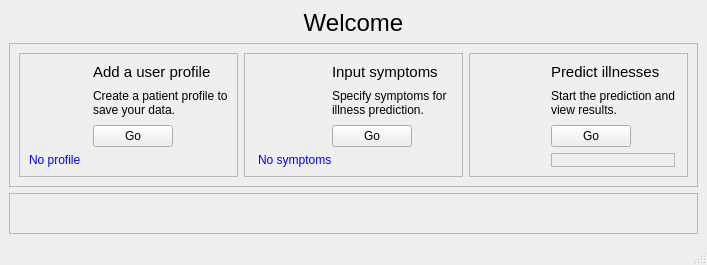
<?xml version="1.0" encoding="UTF-8"?>
<ui version="4.0">
 <class>MainWindow</class>
 <widget class="QMainWindow" name="MainWindow">
  <property name="geometry">
   <rect>
    <x>0</x>
    <y>0</y>
    <width>707</width>
    <height>265</height>
   </rect>
  </property>
  <property name="windowTitle">
   <string>Illness prediction system</string>
  </property>
  <widget class="QWidget" name="centralwidget">
   <layout class="QVBoxLayout" name="verticalLayout">
    <item>
     <widget class="QLabel" name="label_4">
      <property name="sizePolicy">
       <sizepolicy hsizetype="Preferred" vsizetype="Fixed">
        <horstretch>0</horstretch>
        <verstretch>0</verstretch>
       </sizepolicy>
      </property>
      <property name="maximumSize">
       <size>
        <width>16777215</width>
        <height>999</height>
       </size>
      </property>
      <property name="font">
       <font>
        <pointsize>18</pointsize>
        <bold>false</bold>
       </font>
      </property>
      <property name="autoFillBackground">
       <bool>false</bool>
      </property>
      <property name="text">
       <string>Welcome</string>
      </property>
      <property name="alignment">
       <set>Qt::AlignmentFlag::AlignCenter</set>
      </property>
     </widget>
    </item>
    <item>
     <widget class="QFrame" name="frame_4">
      <property name="sizePolicy">
       <sizepolicy hsizetype="Expanding" vsizetype="Fixed">
        <horstretch>0</horstretch>
        <verstretch>0</verstretch>
       </sizepolicy>
      </property>
      <property name="frameShape">
       <enum>QFrame::Shape::StyledPanel</enum>
      </property>
      <property name="frameShadow">
       <enum>QFrame::Shadow::Raised</enum>
      </property>
      <layout class="QHBoxLayout" name="horizontalLayout">
       <item>
        <widget class="QFrame" name="frame">
         <property name="sizePolicy">
          <sizepolicy hsizetype="Expanding" vsizetype="Preferred">
           <horstretch>0</horstretch>
           <verstretch>0</verstretch>
          </sizepolicy>
         </property>
         <property name="frameShape">
          <enum>QFrame::Shape::StyledPanel</enum>
         </property>
         <property name="frameShadow">
          <enum>QFrame::Shadow::Raised</enum>
         </property>
         <layout class="QGridLayout" name="gridLayout">
          <item row="0" column="1">
           <widget class="QLabel" name="label_10">
            <property name="sizePolicy">
             <sizepolicy hsizetype="Fixed" vsizetype="Fixed">
              <horstretch>0</horstretch>
              <verstretch>0</verstretch>
             </sizepolicy>
            </property>
            <property name="font">
             <font>
              <pointsize>11</pointsize>
              <bold>false</bold>
             </font>
            </property>
            <property name="text">
             <string>Add a user profile</string>
            </property>
           </widget>
          </item>
          <item row="1" column="1">
           <widget class="QLabel" name="label_8">
            <property name="sizePolicy">
             <sizepolicy hsizetype="Fixed" vsizetype="Expanding">
              <horstretch>0</horstretch>
              <verstretch>0</verstretch>
             </sizepolicy>
            </property>
            <property name="minimumSize">
             <size>
              <width>0</width>
              <height>32</height>
             </size>
            </property>
            <property name="text">
             <string>Create a patient profile to save your data.</string>
            </property>
            <property name="wordWrap">
             <bool>true</bool>
            </property>
           </widget>
          </item>
          <item row="0" column="0" rowspan="3">
           <widget class="QLabel" name="lblProfile">
            <property name="sizePolicy">
             <sizepolicy hsizetype="Fixed" vsizetype="Fixed">
              <horstretch>64</horstretch>
              <verstretch>64</verstretch>
             </sizepolicy>
            </property>
            <property name="maximumSize">
             <size>
              <width>64</width>
              <height>64</height>
             </size>
            </property>
            <property name="text">
             <string>&lt;html&gt;&lt;head/&gt;&lt;body&gt;&lt;p&gt;&lt;img src=&quot;:/resources/images/profile.png&quot;/&gt;&lt;img src=&quot;:/resources/images/profile.png&quot; width=&quot;64&quot; height=&quot;64&quot;/&gt;&lt;/p&gt;&lt;/body&gt;&lt;/html&gt;</string>
            </property>
            <property name="textFormat">
             <enum>Qt::TextFormat::AutoText</enum>
            </property>
            <property name="scaledContents">
             <bool>false</bool>
            </property>
            <property name="alignment">
             <set>Qt::AlignmentFlag::AlignRight|Qt::AlignmentFlag::AlignTrailing|Qt::AlignmentFlag::AlignVCenter</set>
            </property>
           </widget>
          </item>
          <item row="2" column="1">
           <widget class="QPushButton" name="btnProfile">
            <property name="sizePolicy">
             <sizepolicy hsizetype="Fixed" vsizetype="Fixed">
              <horstretch>0</horstretch>
              <verstretch>0</verstretch>
             </sizepolicy>
            </property>
            <property name="text">
             <string>Go</string>
            </property>
           </widget>
          </item>
          <item row="3" column="0" colspan="2">
           <widget class="QLabel" name="lblProfileStatus">
            <property name="text">
             <string>&lt;html&gt;&lt;head/&gt;&lt;body&gt;&lt;p&gt;&lt;span style=&quot; color:#0000ff;&quot;&gt;No profile&lt;/span&gt;&lt;/p&gt;&lt;/body&gt;&lt;/html&gt;</string>
            </property>
           </widget>
          </item>
         </layout>
        </widget>
       </item>
       <item>
        <widget class="QFrame" name="frame_3">
         <property name="sizePolicy">
          <sizepolicy hsizetype="Expanding" vsizetype="Preferred">
           <horstretch>0</horstretch>
           <verstretch>0</verstretch>
          </sizepolicy>
         </property>
         <property name="frameShape">
          <enum>QFrame::Shape::StyledPanel</enum>
         </property>
         <property name="frameShadow">
          <enum>QFrame::Shadow::Raised</enum>
         </property>
         <layout class="QGridLayout" name="gridLayout_3">
          <item row="0" column="1">
           <widget class="QLabel" name="label_13">
            <property name="sizePolicy">
             <sizepolicy hsizetype="Fixed" vsizetype="Fixed">
              <horstretch>0</horstretch>
              <verstretch>0</verstretch>
             </sizepolicy>
            </property>
            <property name="font">
             <font>
              <pointsize>11</pointsize>
              <bold>false</bold>
             </font>
            </property>
            <property name="text">
             <string>Input symptoms</string>
            </property>
           </widget>
          </item>
          <item row="1" column="1">
           <widget class="QLabel" name="label_14">
            <property name="sizePolicy">
             <sizepolicy hsizetype="Fixed" vsizetype="Expanding">
              <horstretch>0</horstretch>
              <verstretch>0</verstretch>
             </sizepolicy>
            </property>
            <property name="minimumSize">
             <size>
              <width>0</width>
              <height>32</height>
             </size>
            </property>
            <property name="text">
             <string>Specify symptoms for illness prediction.</string>
            </property>
            <property name="wordWrap">
             <bool>true</bool>
            </property>
           </widget>
          </item>
          <item row="2" column="1">
           <widget class="QPushButton" name="btnSymptoms">
            <property name="sizePolicy">
             <sizepolicy hsizetype="Fixed" vsizetype="Fixed">
              <horstretch>0</horstretch>
              <verstretch>0</verstretch>
             </sizepolicy>
            </property>
            <property name="text">
             <string>Go</string>
            </property>
           </widget>
          </item>
          <item row="0" column="0" rowspan="3">
           <widget class="QLabel" name="lblSymptoms">
            <property name="sizePolicy">
             <sizepolicy hsizetype="Fixed" vsizetype="Fixed">
              <horstretch>64</horstretch>
              <verstretch>64</verstretch>
             </sizepolicy>
            </property>
            <property name="maximumSize">
             <size>
              <width>64</width>
              <height>64</height>
             </size>
            </property>
            <property name="text">
             <string>&lt;html&gt;&lt;head/&gt;&lt;body&gt;&lt;p&gt;&lt;img width=64 height=64 src=&quot;:/resources/images/symptoms.png&quot;/&gt;&lt;/p&gt;&lt;/body&gt;&lt;/html&gt;</string>
            </property>
            <property name="textFormat">
             <enum>Qt::TextFormat::AutoText</enum>
            </property>
            <property name="scaledContents">
             <bool>false</bool>
            </property>
            <property name="alignment">
             <set>Qt::AlignmentFlag::AlignRight|Qt::AlignmentFlag::AlignTrailing|Qt::AlignmentFlag::AlignVCenter</set>
            </property>
           </widget>
          </item>
          <item row="3" column="0" colspan="2">
           <widget class="QLabel" name="lblSymptomsStatus">
            <property name="text">
             <string>&lt;html&gt;&lt;head/&gt;&lt;body&gt;&lt;p&gt;&lt;span style=&quot; color:#0000ff;&quot;&gt;No symptoms&lt;/span&gt;&lt;/p&gt;&lt;/body&gt;&lt;/html&gt;</string>
            </property>
           </widget>
          </item>
         </layout>
        </widget>
       </item>
       <item>
        <widget class="QFrame" name="frame_2">
         <property name="sizePolicy">
          <sizepolicy hsizetype="Expanding" vsizetype="Preferred">
           <horstretch>0</horstretch>
           <verstretch>0</verstretch>
          </sizepolicy>
         </property>
         <property name="frameShape">
          <enum>QFrame::Shape::StyledPanel</enum>
         </property>
         <property name="frameShadow">
          <enum>QFrame::Shadow::Raised</enum>
         </property>
         <layout class="QGridLayout" name="gridLayout_2">
          <item row="2" column="1">
           <widget class="QPushButton" name="btnResults">
            <property name="sizePolicy">
             <sizepolicy hsizetype="Fixed" vsizetype="Fixed">
              <horstretch>0</horstretch>
              <verstretch>0</verstretch>
             </sizepolicy>
            </property>
            <property name="text">
             <string>Go</string>
            </property>
           </widget>
          </item>
          <item row="0" column="0" rowspan="3">
           <widget class="QLabel" name="lblResults">
            <property name="sizePolicy">
             <sizepolicy hsizetype="Fixed" vsizetype="Fixed">
              <horstretch>64</horstretch>
              <verstretch>64</verstretch>
             </sizepolicy>
            </property>
            <property name="maximumSize">
             <size>
              <width>64</width>
              <height>64</height>
             </size>
            </property>
            <property name="text">
             <string>&lt;html&gt;&lt;head/&gt;&lt;body&gt;&lt;p&gt;&lt;img src=&quot;:/resources/images/result.png&quot;/&gt;&lt;/p&gt;&lt;/body&gt;&lt;/html&gt;</string>
            </property>
            <property name="textFormat">
             <enum>Qt::TextFormat::AutoText</enum>
            </property>
            <property name="scaledContents">
             <bool>false</bool>
            </property>
            <property name="alignment">
             <set>Qt::AlignmentFlag::AlignRight|Qt::AlignmentFlag::AlignTrailing|Qt::AlignmentFlag::AlignVCenter</set>
            </property>
           </widget>
          </item>
          <item row="0" column="1">
           <widget class="QLabel" name="label_11">
            <property name="sizePolicy">
             <sizepolicy hsizetype="Fixed" vsizetype="Fixed">
              <horstretch>0</horstretch>
              <verstretch>0</verstretch>
             </sizepolicy>
            </property>
            <property name="font">
             <font>
              <pointsize>11</pointsize>
              <bold>false</bold>
             </font>
            </property>
            <property name="text">
             <string>Predict illnesses</string>
            </property>
           </widget>
          </item>
          <item row="1" column="1">
           <widget class="QLabel" name="label_12">
            <property name="sizePolicy">
             <sizepolicy hsizetype="Fixed" vsizetype="Fixed">
              <horstretch>0</horstretch>
              <verstretch>0</verstretch>
             </sizepolicy>
            </property>
            <property name="minimumSize">
             <size>
              <width>0</width>
              <height>32</height>
             </size>
            </property>
            <property name="text">
             <string>Start the prediction and view results.</string>
            </property>
            <property name="wordWrap">
             <bool>true</bool>
            </property>
           </widget>
          </item>
          <item row="3" column="1">
           <widget class="QFrame" name="frame_6">
            <property name="frameShape">
             <enum>QFrame::Shape::StyledPanel</enum>
            </property>
            <property name="frameShadow">
             <enum>QFrame::Shadow::Raised</enum>
            </property>
           </widget>
          </item>
         </layout>
        </widget>
       </item>
      </layout>
     </widget>
    </item>
    <item>
     <widget class="QFrame" name="frame_5">
      <property name="sizePolicy">
       <sizepolicy hsizetype="Preferred" vsizetype="Expanding">
        <horstretch>0</horstretch>
        <verstretch>0</verstretch>
       </sizepolicy>
      </property>
      <property name="frameShape">
       <enum>QFrame::Shape::StyledPanel</enum>
      </property>
      <property name="frameShadow">
       <enum>QFrame::Shadow::Raised</enum>
      </property>
     </widget>
    </item>
   </layout>
  </widget>
  <widget class="QMenuBar" name="menubar">
   <property name="geometry">
    <rect>
     <x>0</x>
     <y>0</y>
     <width>707</width>
     <height>22</height>
    </rect>
   </property>
  </widget>
  <widget class="QStatusBar" name="statusbar"/>
 </widget>
 <resources>
  <include location="../../../../../Downloads/IllnessPredictionSystem/resources/resources.qrc"/>
 </resources>
 <connections/>
</ui>
